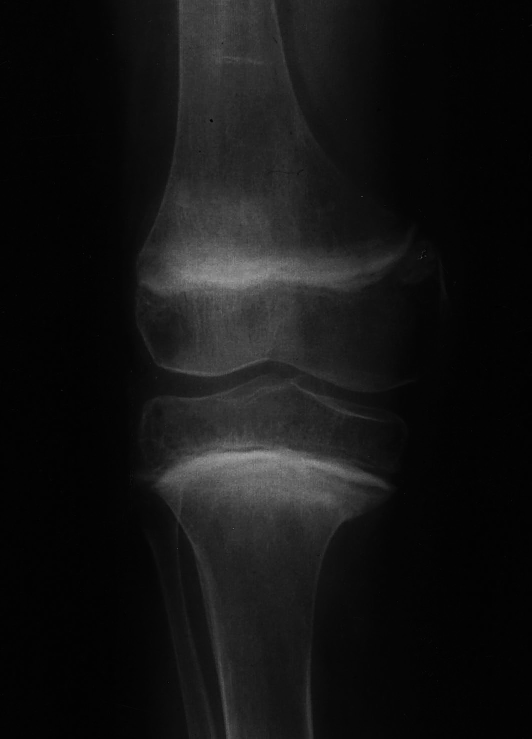
#> input picture data/normal_xray.jpg, 1063 x 1478 px, found by its file name (shown at 1/2 size)
$ python main.py   (older library calls are emulated)
#> lines starting #> are read from the running program, lines starting #| are printed output that depends on the picture; after the words box and inside, x2 and y2 are one past the last pixel; in counts of white or black regions, pixels touching at a corner belong together
### src/utilities.py
import numpy as np
import cv2
import json
from typing import Dict
from datetime import datetime
import os

# Funciones de utilidad para cargar y usar el detector
def load_image(image_path: str) -> np.ndarray:
    """
    Carga una imagen desde archivo

    Args:
        image_path: Ruta del archivo de imagen

    Returns:
        Imagen en escala de grises como array numpy
    """
#> called with image_path = 'data/normal_xray.jpg'
    image = cv2.imread(image_path, cv2.IMREAD_GRAYSCALE)
#> image is the input picture: shape (1478, 1063); min 0, max 164, mean 19.8
#> call 2 of load_image, with image_path = 'data/test_xray.jpg'
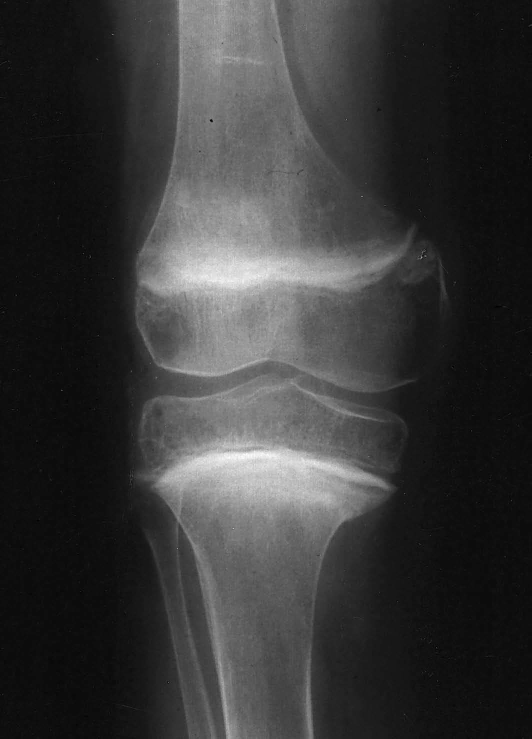
#> input picture data/test_xray.jpg, 1063 x 1478 px, found by its file name (shown at 1/2 size)
#> in load_image, image is the input picture: shape (1478, 1063); min 0, max 255, mean 56.1
    if image is None:
        raise ValueError(f"No se pudo cargar la imagen: {image_path}")
    return image

def save_report(report: Dict, output_path: str):
    """
    Guarda el reporte en formato JSON

    Args:
        report: Diccionario con el reporte
        output_path: Ruta donde guardar el archivo
    """
    with open(output_path, 'w', encoding='utf-8') as f:
        json.dump(report, f, indent=2, ensure_ascii=False)

def generate_preprocessing_report(metrics: Dict, output_dir: str) -> None:
    """
    Genera informe markdown de verificación de preprocesamiento

    Args:
        metrics: Diccionario con métricas de calidad
        output_dir: Directorio donde guardar el informe
    """
    report_path = os.path.join(output_dir, 'preprocessing_report.md')
    total_checks = 0
    passed_checks = 0

    with open(report_path, 'w', encoding='utf-8') as f:
        # Encabezado
        f.write('# Informe de Verificación de Preprocesamiento\n\n')
        f.write(f'Fecha: {datetime.now().strftime("%Y-%m-%d %H:%M:%S")}\n\n')

        # Resumen de calidad
        f.write('## Resumen de Calidad\n\n')

        # Iterar por cada fase
        for phase, values in metrics.items():
            if phase != 'quality_thresholds':
                f.write(f'## {phase.title()}\n\n')
                f.write('| Métrica | Valor | Rango Esperado | Estado |\n')
                f.write('|---------|--------|----------------|--------|\n')

                # Modificar la sección de verificación de threshold:
                thresholds = metrics['quality_thresholds'][phase]
                for metric, value in values.items():
                    threshold = thresholds.get(metric, None)
                    if threshold is not None:  # Cambio aquí
                        total_checks += 1
                        if isinstance(threshold, tuple):
                            status = '✅' if threshold[0] <= value <= threshold[1] else '❌'
                            range_str = f'{threshold[0]:.2f} - {threshold[1]:.2f}'
                            if threshold[0] <= value <= threshold[1]:
                                passed_checks += 1
                        else:
                            status = '✅' if value == threshold else '❌'
                            range_str = f'{threshold}'
                            if value == threshold:
                                passed_checks += 1
                    else:  # threshold is None
                        status = '➖'
                        range_str = 'No definido'

                    f.write(f'| {metric} | {value:.3f} | {range_str} | {status} |\n')
                f.write('\n')

        # Score de calidad global
        quality_score = (passed_checks / total_checks * 100) if total_checks > 0 else 0
        f.write(f'\n## Score de Calidad Global\n\n')
        f.write(f'- Checks pasados: {passed_checks}/{total_checks}\n')
        f.write(f'- Score de calidad: {quality_score:.1f}%\n\n')

        # Lista de imágenes generadas
        f.write('## Imágenes Generadas\n\n')
        f.write('1. `1_normalized.png`: Imagen normalizada\n')
        f.write('2. `2_equalized.png`: Imagen ecualizada\n')
        f.write('3. `3_enhanced.png`: Realce trabecular\n')
        f.write('4. `4_bone_mask.png`: Máscara ósea\n')
        f.write('5. `5_final.png`: Imagen final procesada\n')

    # Agregar score de calidad a las métricas
    metrics['quality_score'] = {
        'total_checks': total_checks,
        'passed_checks': passed_checks,
        'score_percentage': quality_score
    }

### src/HybridODetector.py
import numpy as np
import cv2
from scipy import stats
from scipy.stats import ks_2samp
from skimage import filters, morphology, feature, measure, exposure
from skimage.filters import threshold_otsu, frangi, sobel_h, sobel_v
from skimage.morphology import skeletonize
from skimage.feature import graycomatrix, graycoprops
from skimage.exposure import equalize_adapthist
import matplotlib.pyplot as plt
import json
from datetime import datetime
from typing import Dict, List, Tuple, Optional
import warnings
import os

from utilities import generate_preprocessing_report

warnings.filterwarnings('ignore')

class HybridOsteoporosisDetector:
    """
    Detector híbrido de osteoporosis que combina análisis KS con características estructurales
    """

    def __init__(self, weights: Optional[Dict[str, float]] = None):
        """
        Inicializa el detector con pesos personalizables

        Args:
            weights: Diccionario con pesos para cada componente del análisis
        """
        self.weights = weights or {
            'density_global': 0.3,
            'density_regional': 0.2,
            'structural': 0.5
        }

        # Validar que los pesos sumen 1
        total_weight = sum(self.weights.values())
        if abs(total_weight - 1.0) > 0.01:
            raise ValueError(f"Los pesos deben sumar 1.0, actual: {total_weight}")


    def preprocess_xray(self, image: np.ndarray, verify: bool = False, output_dir: str = None) -> Tuple[np.ndarray, np.ndarray, Optional[Dict]]:
        """
        Pre-procesamiento de imagen con verificación opcional integrada

        Args:
            image: Imagen de entrada en escala de grises
            verify: Si es True, genera métricas y exporta resultados
            output_dir: Directorio para guardar resultados de verificación

        Returns:
            Tuple con (imagen procesada, máscara de hueso, métricas opcionales)
        """
#> called with verify = True, output_dir = 'verification/normal'
        # Inicializar métricas si verify es True
        metrics = {} if verify else None
        if verify and output_dir is None:
            output_dir = 'preprocessing_verification'
            os.makedirs(output_dir, exist_ok=True)

        # 1. Normalización de intensidades
        if image.dtype != np.uint8:
            normalized = self.normalize_image(image, clip_percentile=1.0)
        else:
            normalized = image.copy()

        if verify:
            cv2.imwrite(os.path.join(output_dir, '1_normalized.png'), normalized)
            metrics['normalization'] = {
                'min': float(normalized.min()),
                'max': float(normalized.max()),
                'mean': float(normalized.mean()),
                'std': float(normalized.std())
            }

        # 2. Ecualización adaptativa
        equalized = equalize_adapthist(normalized, clip_limit=0.03)
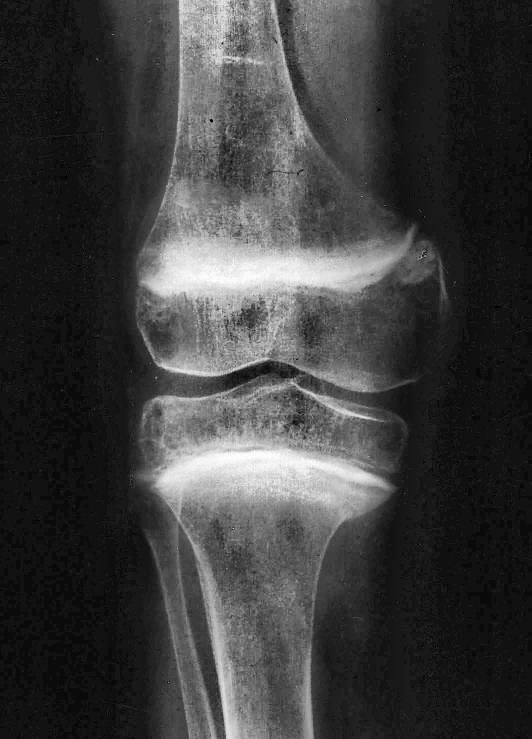
#> equalized: shape (1478, 1063) float64 (shown at 1/2 size); min 0, max 1, mean 0.244
        equalized = (equalized * 255).astype(np.uint8)

        if verify:
            cv2.imwrite(os.path.join(output_dir, '2_equalized.png'), equalized)
            metrics['equalization'] = {
                'contrast': float(np.std(equalized)),
                'histogram_uniformity': float(np.histogram(equalized, bins=256)[0].std())
            }

        # 3. Realce trabecular
        enhanced = self.enhance_trabecular_pattern(equalized)

        if verify:
            cv2.imwrite(os.path.join(output_dir, '3_enhanced.png'), enhanced)
            metrics['enhancement'] = {
                'edge_strength': float(np.mean(filters.sobel(enhanced))),
                'texture_variance': float(np.var(enhanced))
            }

        # 4. Segmentación básica de hueso
        bone_mask = self.segment_bone_tissue(equalized)

        if verify:
            cv2.imwrite(os.path.join(output_dir, '4_bone_mask.png'), bone_mask * 255)
            metrics['segmentation'] = {
                'bone_coverage': float(np.mean(bone_mask)),
                'connected_components': int(measure.label(bone_mask).max())
            }

        # 5. Imagen final procesada
        processed_image = enhanced * bone_mask

        if verify:
            cv2.imwrite(os.path.join(output_dir, '5_final.png'), processed_image)

            # Agregar rangos aceptables para verificación
            metrics['quality_thresholds'] = {
                'normalization': {
                    'min': 0,
                    'max': 255,
                    'mean': (50, 200),
                    'std': (20, 80)
                },
                'equalization': {
                    'contrast': (30, 100),
                    'histogram_uniformity': (100, 2000)
                },
                'enhancement': {
                    'edge_strength': (10, 50),
                    'texture_variance': (500, 5000)
                },
                'segmentation': {
                    'bone_coverage': (0.1, 0.5),
                    'connected_components': (1, 20)
                }
            }

            # Generar informe
            generate_preprocessing_report(metrics, output_dir)

        return processed_image, bone_mask

    def enhance_trabecular_pattern(self, image: np.ndarray) -> np.ndarray:
        """
        Realza el patrón trabecular usando un enfoque multi-escala mejorado

        Args:
            image: Imagen en escala de grises

        Returns:
            Imagen con estructura trabecular realzada
        """
        # 1. Normalización inicial
        image_float = image.astype(np.float64) / 255.0

        # 2. Descomposición multi-escala
        scales = [0.5, 1.0, 2.0]
        enhanced = np.zeros_like(image_float)

        for scale in scales:
            # 2.1 Mejora de contraste local adaptativo
            adapted = exposure.equalize_adapthist(image_float,
                                                clip_limit=0.03,
                                                kernel_size=int(image.shape[0]/8))

            # 2.2 Filtro Frangi modificado para cada escala
            try:
                vesselness = frangi(adapted,
                                  sigmas=[scale],
                                  beta=0.5,
                                  gamma=15,
                                  black_ridges=False)
                enhanced += vesselness
            except:
                continue
#> this loop made 3 passes
#> pass 1, in enhance_trabecular_pattern, `adapted = exposure.equalize_adapthist(image_float, clip_limit=0.03, ke..`:
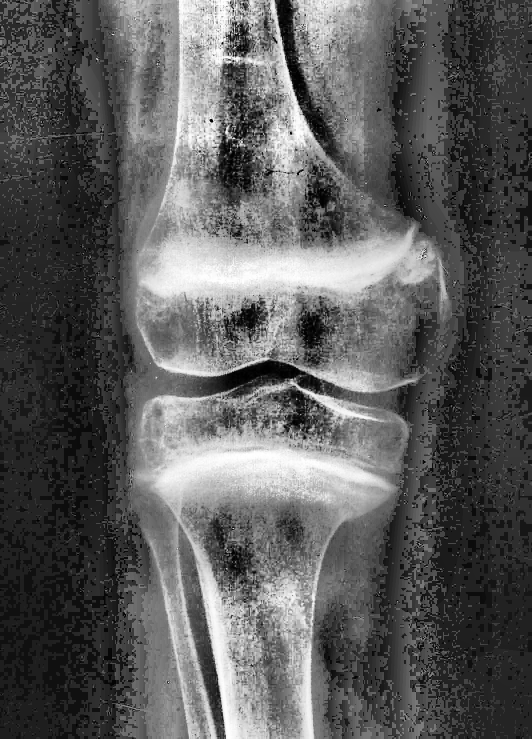
#> adapted: shape (1478, 1063) float64 (shown at 1/2 size); min 0, max 1, mean 0.363

        # 3. Combinar resultados
        if enhanced.max() > enhanced.min():
            # 3.1 Normalización del resultado combinado
            enhanced = (enhanced - enhanced.min()) / (enhanced.max() - enhanced.min())

            # 3.2 Mejora de contraste no lineal
            enhanced = exposure.adjust_gamma(enhanced, 0.8)  # Ajuste gamma para realzar detalles

            # 3.3 Filtro de realce de bordes adaptativo
            kernel_size = max(3, int(min(image.shape) / 100))
            if kernel_size % 2 == 0:
                kernel_size += 1
            enhanced = filters.unsharp_mask(enhanced,
                                          radius=kernel_size,
                                          amount=2.0)

            # 3.4 Conversión final a uint8 con rango completo
            enhanced = (enhanced * 255).astype(np.uint8)

            # 3.5 Mejora final de contraste local
            clahe = cv2.createCLAHE(clipLimit=2.0, tileGridSize=(8,8))
            enhanced = clahe.apply(enhanced)
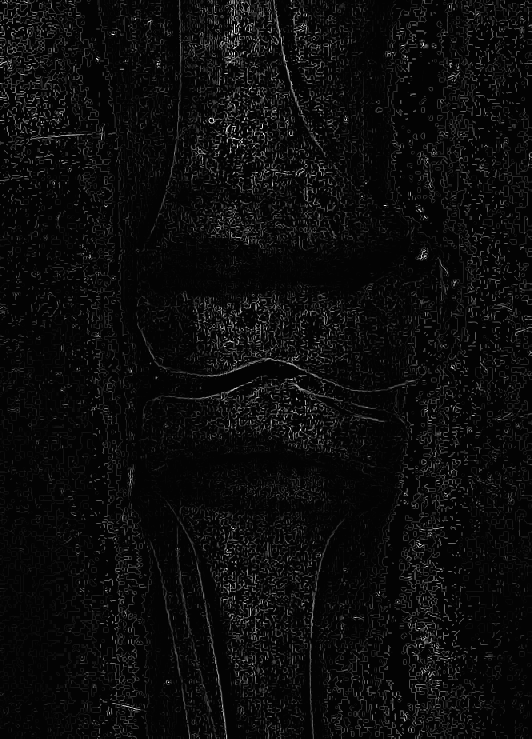
#> enhanced: shape (1478, 1063) (shown at 1/2 size); min 3, max 255, mean 12.3

        else:
            # Fallback mejorado si el realce falla
            enhanced = cv2.convertScaleAbs(image, alpha=1.3, beta=5)
            enhanced = clahe.apply(enhanced)

        # 4. Preservación de detalles finos
        detail_layer = cv2.subtract(image, cv2.GaussianBlur(image, (5,5), 0))
        enhanced = cv2.addWeighted(enhanced, 0.8, detail_layer, 0.2, 0)

        return enhanced

    def segment_bone_tissue(self, image: np.ndarray) -> np.ndarray:
        """
        Segmentación mejorada para separar hueso de tejido blando

        Args:
            image: Imagen en escala de grises

        Returns:
            Máscara binaria del hueso
        """
        # 1. Pre-procesamiento para reducir ruido
        denoised = cv2.GaussianBlur(image, (5,5), 0)

        # 2. Threshold adaptativo multi-nivel
        thresh_otsu = threshold_otsu(denoised)
#> thresh_otsu = 85
        thresh_local = filters.threshold_local(denoised, block_size=35, method='gaussian')

        # 3. Combinar thresholds
        bone_mask = (denoised > thresh_otsu * 0.8) & (denoised > thresh_local)
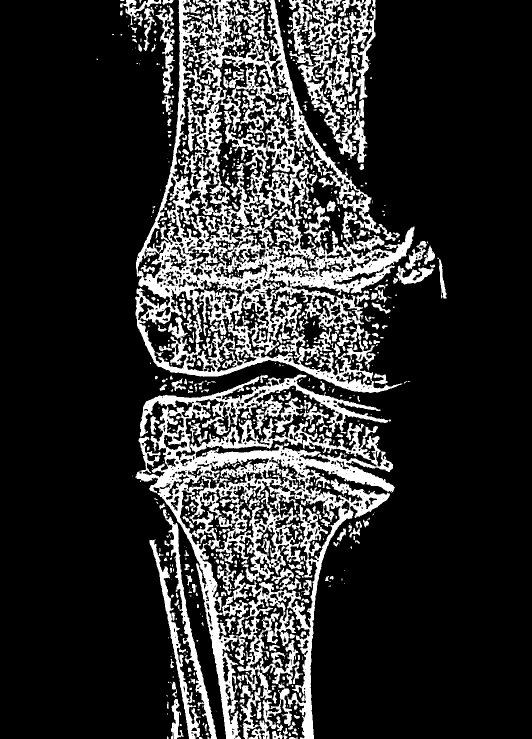
#> bone_mask: shape (1478, 1063) bool (shown at 1/2 size); 19.1% white; 913 white regions (545 under 20 px), largest, box (x1, y1, x2, y2) and area: (270, 0, 829, 786) 119162, (270, 749, 790, 1478) 98655, (576, 0, 751, 271) 15959

        # 4. Operaciones morfológicas mejoradas
        # 4.1 Eliminar objetos pequeños (ruido)
        bone_mask = morphology.remove_small_objects(bone_mask, min_size=200)
#> bone_mask: shape (1478, 1063) bool; 17.5% white; 64 white regions, largest, box (x1, y1, x2, y2) and area: (270, 0, 829, 786) 117524, (270, 749, 790, 1478) 93396, (576, 0, 751, 271) 15848

        # 4.2 Cerrar gaps pequeños
        bone_mask = morphology.binary_closing(bone_mask, morphology.disk(3))
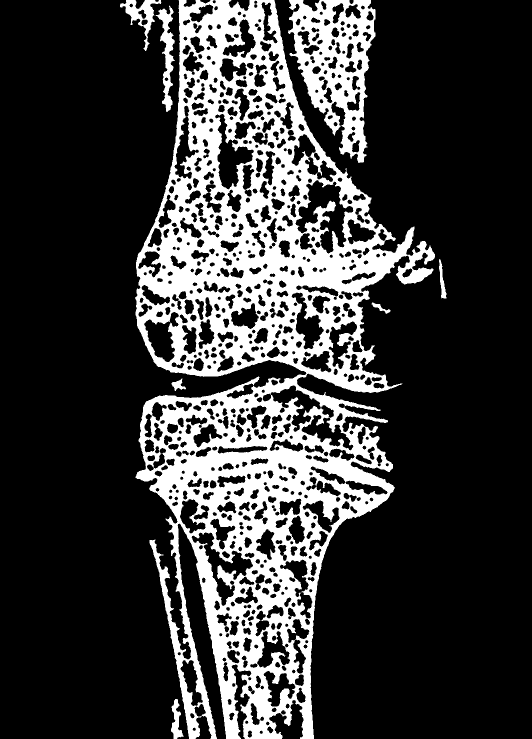
#> bone_mask: shape (1478, 1063) bool (shown at 1/2 size); 22.6% white; 19 white regions (11 under 20 px)

        # 4.3 Eliminar objetos periféricos (probablemente no son hueso)
        labels = measure.label(bone_mask)
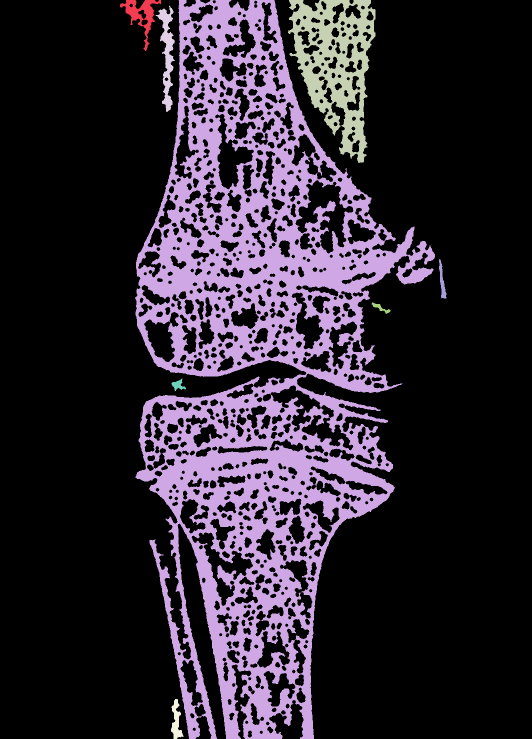
#> labels: shape (1478, 1063) int32 (shown at 1/2 size); 20 distinct labels, from 0 to 19; one colour per label, 0 black
        regions = measure.regionprops(labels)
#> regions = 19 regions; largest, box (x1, y1, x2, y2) and area: (270, 0, 870, 1478) 320170, (576, 0, 751, 326) 26933, (311, 11, 350, 224) 3074, (240, 0, 323, 102) 2349, (342, 1398, 367, 1478) 996

        # Filtrar por área y solidity
        valid_labels = []
        for region in regions:
            area_ratio = region.area / bone_mask.size
            if (0.01 < area_ratio < 0.5) and (region.solidity > 0.3):
                valid_labels.append(region.label)
#> this loop made 19 passes
#> area_ratio on passes 5, 6, 7, 8, 9, 12, 13, 14: 6.36e-07, 6.36e-07, 6.36e-07, 6.36e-07, 6.36e-07, 6.36e-07, 6.36e-07, 6.36e-07
#> (the rest of the program and of its run is left out)
